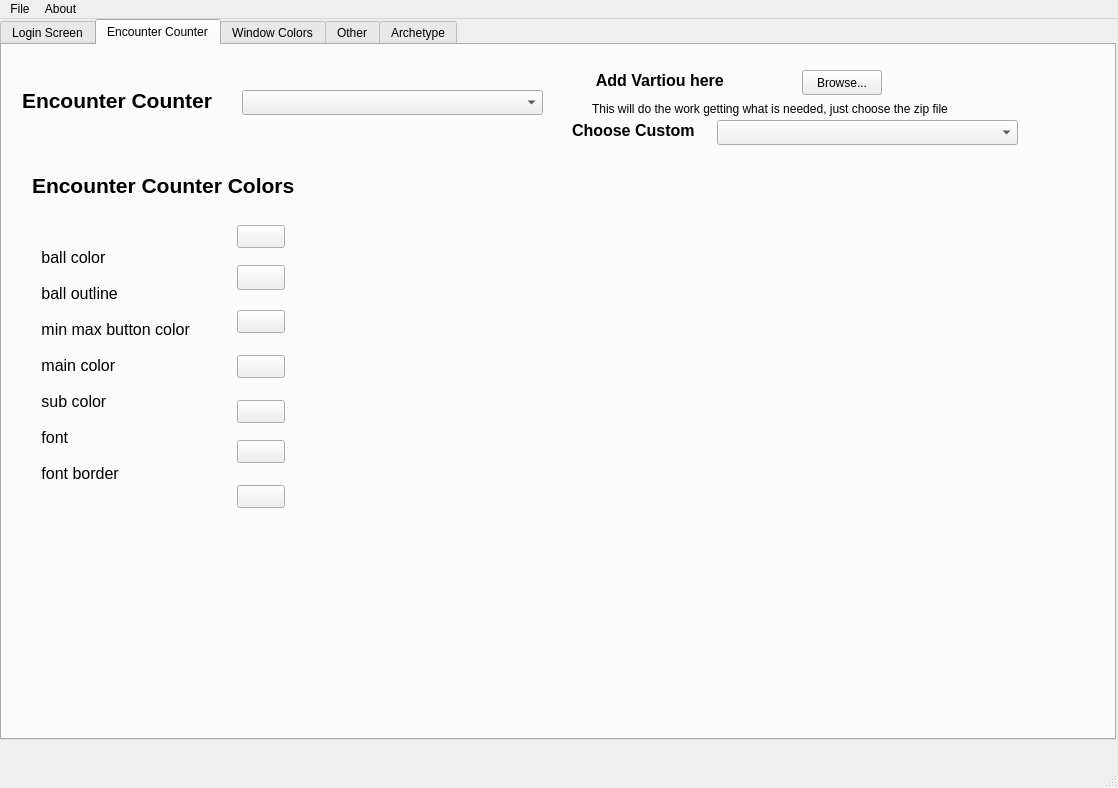
<?xml version="1.0" encoding="UTF-8"?>
<ui version="4.0">
 <class>MainWindow</class>
 <widget class="QMainWindow" name="MainWindow">
  <property name="geometry">
   <rect>
    <x>0</x>
    <y>0</y>
    <width>1118</width>
    <height>788</height>
   </rect>
  </property>
  <property name="windowTitle">
   <string>MainWindow</string>
  </property>
  <widget class="QWidget" name="centralwidget">
   <widget class="QTabWidget" name="tabWidget">
    <property name="geometry">
     <rect>
      <x>0</x>
      <y>0</y>
      <width>1116</width>
      <height>721</height>
     </rect>
    </property>
    <property name="currentIndex">
     <number>1</number>
    </property>
    <widget class="QWidget" name="LoginScreen">
     <attribute name="title">
      <string>Login Screen</string>
     </attribute>
     <widget class="QFrame" name="unovaLoginOptions">
      <property name="geometry">
       <rect>
        <x>5</x>
        <y>415</y>
        <width>340</width>
        <height>261</height>
       </rect>
      </property>
      <property name="frameShape">
       <enum>QFrame::NoFrame</enum>
      </property>
      <widget class="QLabel" name="label_8">
       <property name="geometry">
        <rect>
         <x>20</x>
         <y>65</y>
         <width>181</width>
         <height>201</height>
        </rect>
       </property>
       <property name="font">
        <font>
         <pointsize>12</pointsize>
        </font>
       </property>
       <property name="text">
        <string>reshiram color

reshiram aura

zekrom color

zekrom aura</string>
       </property>
      </widget>
      <widget class="QLabel" name="label_9">
       <property name="geometry">
        <rect>
         <x>15</x>
         <y>15</y>
         <width>311</width>
         <height>41</height>
        </rect>
       </property>
       <property name="font">
        <font>
         <pointsize>16</pointsize>
         <weight>75</weight>
         <bold>true</bold>
        </font>
       </property>
       <property name="text">
        <string>Unova Login Screen Options</string>
       </property>
      </widget>
      <widget class="KColorButton" name="zekromColor">
       <property name="geometry">
        <rect>
         <x>150</x>
         <y>175</y>
         <width>48</width>
         <height>23</height>
        </rect>
       </property>
      </widget>
      <widget class="KColorButton" name="reshiramColor">
       <property name="geometry">
        <rect>
         <x>150</x>
         <y>90</y>
         <width>48</width>
         <height>23</height>
        </rect>
       </property>
      </widget>
      <widget class="KColorButton" name="zekromAura">
       <property name="geometry">
        <rect>
         <x>150</x>
         <y>220</y>
         <width>48</width>
         <height>23</height>
        </rect>
       </property>
      </widget>
      <widget class="KColorButton" name="reshiramAura">
       <property name="geometry">
        <rect>
         <x>150</x>
         <y>130</y>
         <width>48</width>
         <height>25</height>
        </rect>
       </property>
      </widget>
     </widget>
     <widget class="QFrame" name="addOwnLogin">
      <property name="geometry">
       <rect>
        <x>5</x>
        <y>15</y>
        <width>436</width>
        <height>66</height>
       </rect>
      </property>
      <property name="frameShape">
       <enum>QFrame::NoFrame</enum>
      </property>
      <widget class="QLabel" name="label_2">
       <property name="geometry">
        <rect>
         <x>4</x>
         <y>15</y>
         <width>241</width>
         <height>30</height>
        </rect>
       </property>
       <property name="font">
        <font>
         <pointsize>12</pointsize>
         <weight>75</weight>
         <bold>true</bold>
        </font>
       </property>
       <property name="text">
        <string>Add Your Own Login Screen</string>
       </property>
      </widget>
      <widget class="QPushButton" name="loginBrowse">
       <property name="geometry">
        <rect>
         <x>235</x>
         <y>20</y>
         <width>80</width>
         <height>25</height>
        </rect>
       </property>
       <property name="text">
        <string>Browse...</string>
       </property>
      </widget>
     </widget>
     <widget class="QFrame" name="chooseLogin">
      <property name="geometry">
       <rect>
        <x>5</x>
        <y>90</y>
        <width>340</width>
        <height>320</height>
       </rect>
      </property>
      <property name="frameShape">
       <enum>QFrame::NoFrame</enum>
      </property>
      <widget class="QComboBox" name="loginDrop">
       <property name="geometry">
        <rect>
         <x>15</x>
         <y>35</y>
         <width>301</width>
         <height>25</height>
        </rect>
       </property>
      </widget>
      <widget class="QLabel" name="label">
       <property name="geometry">
        <rect>
         <x>60</x>
         <y>-10</y>
         <width>226</width>
         <height>51</height>
        </rect>
       </property>
       <property name="font">
        <font>
         <pointsize>16</pointsize>
         <weight>75</weight>
         <bold>true</bold>
        </font>
       </property>
       <property name="text">
        <string>Choose Login Screen</string>
       </property>
      </widget>
     </widget>
     <widget class="QFrame" name="loginPreviewFrame">
      <property name="geometry">
       <rect>
        <x>360</x>
        <y>170</y>
        <width>731</width>
        <height>506</height>
       </rect>
      </property>
      <property name="frameShape">
       <enum>QFrame::NoFrame</enum>
      </property>
      <widget class="QWidget" name="loginPreview" native="true">
       <property name="geometry">
        <rect>
         <x>5</x>
         <y>5</y>
         <width>721</width>
         <height>496</height>
        </rect>
       </property>
      </widget>
     </widget>
    </widget>
    <widget class="QWidget" name="EncounterCounter">
     <attribute name="title">
      <string>Encounter Counter</string>
     </attribute>
     <widget class="QFrame" name="counterColorFrame">
      <property name="geometry">
       <rect>
        <x>15</x>
        <y>105</y>
        <width>306</width>
        <height>391</height>
       </rect>
      </property>
      <property name="frameShape">
       <enum>QFrame::NoFrame</enum>
      </property>
      <widget class="KColorButton" name="ballColor">
       <property name="geometry">
        <rect>
         <x>220</x>
         <y>75</y>
         <width>48</width>
         <height>23</height>
        </rect>
       </property>
      </widget>
      <widget class="KColorButton" name="mainColor">
       <property name="geometry">
        <rect>
         <x>220</x>
         <y>205</y>
         <width>48</width>
         <height>23</height>
        </rect>
       </property>
      </widget>
      <widget class="KColorButton" name="fontColor">
       <property name="geometry">
        <rect>
         <x>220</x>
         <y>290</y>
         <width>48</width>
         <height>23</height>
        </rect>
       </property>
      </widget>
      <widget class="QLabel" name="label_6">
       <property name="geometry">
        <rect>
         <x>15</x>
         <y>15</y>
         <width>311</width>
         <height>41</height>
        </rect>
       </property>
       <property name="font">
        <font>
         <pointsize>16</pointsize>
         <weight>75</weight>
         <bold>true</bold>
        </font>
       </property>
       <property name="text">
        <string>Encounter Counter Colors</string>
       </property>
      </widget>
      <widget class="KColorButton" name="minMaxButtonColor">
       <property name="geometry">
        <rect>
         <x>220</x>
         <y>160</y>
         <width>48</width>
         <height>23</height>
        </rect>
       </property>
      </widget>
      <widget class="KColorButton" name="ballOutline">
       <property name="geometry">
        <rect>
         <x>220</x>
         <y>115</y>
         <width>48</width>
         <height>25</height>
        </rect>
       </property>
      </widget>
      <widget class="KColorButton" name="subColor">
       <property name="geometry">
        <rect>
         <x>220</x>
         <y>250</y>
         <width>48</width>
         <height>23</height>
        </rect>
       </property>
      </widget>
      <widget class="QLabel" name="label_7">
       <property name="geometry">
        <rect>
         <x>20</x>
         <y>35</y>
         <width>181</width>
         <height>361</height>
        </rect>
       </property>
       <property name="font">
        <font>
         <pointsize>12</pointsize>
        </font>
       </property>
       <property name="text">
        <string> ball color

 ball outline

 min max button color

 main color

 sub color

 font

 font border</string>
       </property>
      </widget>
      <widget class="KColorButton" name="fontBorder">
       <property name="geometry">
        <rect>
         <x>220</x>
         <y>335</y>
         <width>48</width>
         <height>23</height>
        </rect>
       </property>
      </widget>
     </widget>
     <widget class="QFrame" name="counterSelectorFrame">
      <property name="geometry">
       <rect>
        <x>15</x>
        <y>20</y>
        <width>531</width>
        <height>80</height>
       </rect>
      </property>
      <property name="frameShape">
       <enum>QFrame::NoFrame</enum>
      </property>
      <widget class="QComboBox" name="counterDrop">
       <property name="geometry">
        <rect>
         <x>225</x>
         <y>25</y>
         <width>301</width>
         <height>25</height>
        </rect>
       </property>
      </widget>
      <widget class="QLabel" name="label_5">
       <property name="geometry">
        <rect>
         <x>5</x>
         <y>5</y>
         <width>211</width>
         <height>61</height>
        </rect>
       </property>
       <property name="font">
        <font>
         <pointsize>16</pointsize>
         <weight>75</weight>
         <bold>true</bold>
        </font>
       </property>
       <property name="text">
        <string>Encounter Counter</string>
       </property>
      </widget>
     </widget>
     <widget class="QFrame" name="counterPreviewFrame">
      <property name="geometry">
       <rect>
        <x>345</x>
        <y>125</y>
        <width>731</width>
        <height>506</height>
       </rect>
      </property>
      <property name="frameShape">
       <enum>QFrame::NoFrame</enum>
      </property>
      <widget class="QWidget" name="counterPreview" native="true">
       <property name="geometry">
        <rect>
         <x>5</x>
         <y>5</y>
         <width>721</width>
         <height>496</height>
        </rect>
       </property>
      </widget>
     </widget>
     <widget class="QFrame" name="addOwnVaritou">
      <property name="geometry">
       <rect>
        <x>565</x>
        <y>20</y>
        <width>456</width>
        <height>86</height>
       </rect>
      </property>
      <property name="frameShape">
       <enum>QFrame::NoFrame</enum>
      </property>
      <widget class="QLabel" name="label_3">
       <property name="geometry">
        <rect>
         <x>25</x>
         <y>0</y>
         <width>211</width>
         <height>30</height>
        </rect>
       </property>
       <property name="font">
        <font>
         <pointsize>12</pointsize>
         <weight>75</weight>
         <bold>true</bold>
        </font>
       </property>
       <property name="text">
        <string> Add Vartiou here</string>
       </property>
      </widget>
      <widget class="QPushButton" name="varitouBrowse">
       <property name="geometry">
        <rect>
         <x>235</x>
         <y>5</y>
         <width>80</width>
         <height>25</height>
        </rect>
       </property>
       <property name="text">
        <string>Browse...</string>
       </property>
      </widget>
      <widget class="QLabel" name="label_16">
       <property name="geometry">
        <rect>
         <x>25</x>
         <y>35</y>
         <width>386</width>
         <height>17</height>
        </rect>
       </property>
       <property name="text">
        <string>This will do the work getting what is needed, just choose the zip file</string>
       </property>
      </widget>
      <widget class="QComboBox" name="customDrop">
       <property name="geometry">
        <rect>
         <x>150</x>
         <y>55</y>
         <width>301</width>
         <height>25</height>
        </rect>
       </property>
      </widget>
      <widget class="QLabel" name="label_18">
       <property name="geometry">
        <rect>
         <x>5</x>
         <y>50</y>
         <width>141</width>
         <height>30</height>
        </rect>
       </property>
       <property name="font">
        <font>
         <pointsize>12</pointsize>
         <weight>75</weight>
         <bold>true</bold>
        </font>
       </property>
       <property name="text">
        <string>Choose Custom</string>
       </property>
      </widget>
     </widget>
    </widget>
    <widget class="QWidget" name="WindowColors">
     <attribute name="title">
      <string>Window Colors</string>
     </attribute>
     <widget class="QFrame" name="windowPreviewFrame">
      <property name="geometry">
       <rect>
        <x>15</x>
        <y>25</y>
        <width>829</width>
        <height>653</height>
       </rect>
      </property>
      <property name="frameShape">
       <enum>QFrame::NoFrame</enum>
      </property>
      <widget class="QWidget" name="windowPreview" native="true">
       <property name="geometry">
        <rect>
         <x>5</x>
         <y>5</y>
         <width>805</width>
         <height>577</height>
        </rect>
       </property>
       <widget class="QLabel" name="label_19">
        <property name="geometry">
         <rect>
          <x>42</x>
          <y>164</y>
          <width>717</width>
          <height>61</height>
         </rect>
        </property>
        <property name="font">
         <font>
          <pointsize>10</pointsize>
         </font>
        </property>
        <property name="text">
         <string> Modest    20        11    16    23    27    $5,000    Just now    28 days    Buy</string>
        </property>
       </widget>
      </widget>
      <widget class="QWidget" name="hpBar" native="true">
       <property name="geometry">
        <rect>
         <x>7</x>
         <y>592</y>
         <width>297</width>
         <height>63</height>
        </rect>
       </property>
      </widget>
      <widget class="QWidget" name="BerryPreview" native="true">
       <property name="geometry">
        <rect>
         <x>347</x>
         <y>592</y>
         <width>307</width>
         <height>57</height>
        </rect>
       </property>
      </widget>
     </widget>
     <widget class="QFrame" name="MainWindowFrame">
      <property name="geometry">
       <rect>
        <x>868</x>
        <y>10</y>
        <width>233</width>
        <height>677</height>
       </rect>
      </property>
      <property name="frameShape">
       <enum>QFrame::NoFrame</enum>
      </property>
      <widget class="KColorButton" name="accentColorW">
       <property name="geometry">
        <rect>
         <x>158</x>
         <y>151</y>
         <width>48</width>
         <height>23</height>
        </rect>
       </property>
      </widget>
      <widget class="KColorButton" name="subColorW">
       <property name="geometry">
        <rect>
         <x>158</x>
         <y>93</y>
         <width>48</width>
         <height>25</height>
        </rect>
       </property>
      </widget>
      <widget class="KColorButton" name="mainColorW">
       <property name="geometry">
        <rect>
         <x>158</x>
         <y>66</y>
         <width>48</width>
         <height>23</height>
        </rect>
       </property>
      </widget>
      <widget class="QLabel" name="label_11">
       <property name="geometry">
        <rect>
         <x>8</x>
         <y>171</y>
         <width>101</width>
         <height>146</height>
        </rect>
       </property>
       <property name="font">
        <font>
         <pointsize>16</pointsize>
        </font>
       </property>
       <property name="text">
        <string>hp high 
hp mid
hp low
xp
friendship</string>
       </property>
      </widget>
      <widget class="KColorButton" name="fontButtonW">
       <property name="geometry">
        <rect>
         <x>158</x>
         <y>378</y>
         <width>48</width>
         <height>23</height>
        </rect>
       </property>
      </widget>
      <widget class="QLabel" name="label_10">
       <property name="geometry">
        <rect>
         <x>8</x>
         <y>56</y>
         <width>81</width>
         <height>121</height>
        </rect>
       </property>
       <property name="font">
        <font>
         <pointsize>16</pointsize>
        </font>
       </property>
       <property name="text">
        <string>main
sub
button
accent</string>
       </property>
      </widget>
      <widget class="QLabel" name="label_4">
       <property name="geometry">
        <rect>
         <x>8</x>
         <y>319</y>
         <width>146</width>
         <height>137</height>
        </rect>
       </property>
       <property name="font">
        <font>
         <pointsize>16</pointsize>
        </font>
       </property>
       <property name="text">
        <string>font main
font sub
font button
font disabled
Icon</string>
       </property>
      </widget>
      <widget class="KColorButton" name="buttonColorW">
       <property name="geometry">
        <rect>
         <x>158</x>
         <y>123</y>
         <width>48</width>
         <height>23</height>
        </rect>
       </property>
      </widget>
      <widget class="KColorButton" name="fontSubW">
       <property name="geometry">
        <rect>
         <x>158</x>
         <y>348</y>
         <width>48</width>
         <height>25</height>
        </rect>
       </property>
      </widget>
      <widget class="KColorButton" name="fontDisabledColorW">
       <property name="geometry">
        <rect>
         <x>158</x>
         <y>406</y>
         <width>48</width>
         <height>23</height>
        </rect>
       </property>
      </widget>
      <widget class="KColorButton" name="xpColorW">
       <property name="geometry">
        <rect>
         <x>158</x>
         <y>263</y>
         <width>48</width>
         <height>23</height>
        </rect>
       </property>
      </widget>
      <widget class="KColorButton" name="friendshipColorW">
       <property name="geometry">
        <rect>
         <x>158</x>
         <y>292</y>
         <width>48</width>
         <height>23</height>
        </rect>
       </property>
      </widget>
      <widget class="KColorButton" name="fontMainW">
       <property name="geometry">
        <rect>
         <x>158</x>
         <y>320</y>
         <width>48</width>
         <height>23</height>
        </rect>
       </property>
      </widget>
      <widget class="KColorButton" name="hpHighW">
       <property name="geometry">
        <rect>
         <x>158</x>
         <y>179</y>
         <width>48</width>
         <height>23</height>
        </rect>
       </property>
      </widget>
      <widget class="KColorButton" name="hpLowW">
       <property name="geometry">
        <rect>
         <x>158</x>
         <y>233</y>
         <width>48</width>
         <height>25</height>
        </rect>
       </property>
      </widget>
      <widget class="KColorButton" name="hpMidW">
       <property name="geometry">
        <rect>
         <x>158</x>
         <y>206</y>
         <width>48</width>
         <height>23</height>
        </rect>
       </property>
      </widget>
      <widget class="QLabel" name="label_13">
       <property name="geometry">
        <rect>
         <x>46</x>
         <y>1</y>
         <width>155</width>
         <height>61</height>
        </rect>
       </property>
       <property name="font">
        <font>
         <pointsize>16</pointsize>
         <weight>75</weight>
         <bold>true</bold>
        </font>
       </property>
       <property name="text">
        <string>Main Window</string>
       </property>
      </widget>
      <widget class="KColorButton" name="subColorW_2">
       <property name="geometry">
        <rect>
         <x>158</x>
         <y>546</y>
         <width>48</width>
         <height>25</height>
        </rect>
       </property>
      </widget>
      <widget class="QLabel" name="label_14">
       <property name="geometry">
        <rect>
         <x>-2</x>
         <y>464</y>
         <width>230</width>
         <height>61</height>
        </rect>
       </property>
       <property name="font">
        <font>
         <pointsize>16</pointsize>
         <weight>75</weight>
         <bold>true</bold>
        </font>
       </property>
       <property name="text">
        <string>Berry Watering Colors</string>
       </property>
      </widget>
      <widget class="KColorButton" name="mainColorW_2">
       <property name="geometry">
        <rect>
         <x>158</x>
         <y>518</y>
         <width>48</width>
         <height>23</height>
        </rect>
       </property>
      </widget>
      <widget class="KColorButton" name="buttonColorW_2">
       <property name="geometry">
        <rect>
         <x>158</x>
         <y>576</y>
         <width>48</width>
         <height>23</height>
        </rect>
       </property>
      </widget>
      <widget class="QLabel" name="label_12">
       <property name="geometry">
        <rect>
         <x>8</x>
         <y>515</y>
         <width>143</width>
         <height>139</height>
        </rect>
       </property>
       <property name="font">
        <font>
         <pointsize>16</pointsize>
        </font>
       </property>
       <property name="text">
        <string>waterbg
waterw
berryp
berrywarn
berrydisabled</string>
       </property>
      </widget>
      <widget class="KColorButton" name="accentColorW_2">
       <property name="geometry">
        <rect>
         <x>158</x>
         <y>604</y>
         <width>48</width>
         <height>23</height>
        </rect>
       </property>
      </widget>
      <widget class="KColorButton" name="fontDisabledColorW_2">
       <property name="geometry">
        <rect>
         <x>158</x>
         <y>434</y>
         <width>48</width>
         <height>23</height>
        </rect>
       </property>
      </widget>
      <widget class="KColorButton" name="accentColorW_3">
       <property name="geometry">
        <rect>
         <x>158</x>
         <y>632</y>
         <width>48</width>
         <height>23</height>
        </rect>
       </property>
      </widget>
      <zorder>label_12</zorder>
      <zorder>label_11</zorder>
      <zorder>label_4</zorder>
      <zorder>label_10</zorder>
      <zorder>accentColorW</zorder>
      <zorder>subColorW</zorder>
      <zorder>mainColorW</zorder>
      <zorder>fontButtonW</zorder>
      <zorder>buttonColorW</zorder>
      <zorder>fontSubW</zorder>
      <zorder>fontDisabledColorW</zorder>
      <zorder>xpColorW</zorder>
      <zorder>friendshipColorW</zorder>
      <zorder>fontMainW</zorder>
      <zorder>hpHighW</zorder>
      <zorder>hpLowW</zorder>
      <zorder>hpMidW</zorder>
      <zorder>label_13</zorder>
      <zorder>subColorW_2</zorder>
      <zorder>label_14</zorder>
      <zorder>mainColorW_2</zorder>
      <zorder>buttonColorW_2</zorder>
      <zorder>accentColorW_2</zorder>
      <zorder>fontDisabledColorW_2</zorder>
      <zorder>accentColorW_3</zorder>
     </widget>
    </widget>
    <widget class="QWidget" name="OtherScreen">
     <attribute name="title">
      <string>Other</string>
     </attribute>
     <widget class="QFrame" name="cursoFrame">
      <property name="geometry">
       <rect>
        <x>10</x>
        <y>30</y>
        <width>561</width>
        <height>121</height>
       </rect>
      </property>
      <property name="frameShape">
       <enum>QFrame::NoFrame</enum>
      </property>
      <widget class="QComboBox" name="cursorDrop">
       <property name="geometry">
        <rect>
         <x>225</x>
         <y>25</y>
         <width>301</width>
         <height>25</height>
        </rect>
       </property>
      </widget>
      <widget class="QLabel" name="label_15">
       <property name="geometry">
        <rect>
         <x>5</x>
         <y>5</y>
         <width>211</width>
         <height>61</height>
        </rect>
       </property>
       <property name="font">
        <font>
         <pointsize>16</pointsize>
         <weight>75</weight>
         <bold>true</bold>
        </font>
       </property>
       <property name="text">
        <string>Cursor Type</string>
       </property>
      </widget>
      <widget class="QPushButton" name="cursorBrowse">
       <property name="geometry">
        <rect>
         <x>435</x>
         <y>70</y>
         <width>80</width>
         <height>25</height>
        </rect>
       </property>
       <property name="text">
        <string>Browse...</string>
       </property>
      </widget>
      <widget class="QLabel" name="label_17">
       <property name="geometry">
        <rect>
         <x>195</x>
         <y>65</y>
         <width>241</width>
         <height>30</height>
        </rect>
       </property>
       <property name="font">
        <font>
         <pointsize>12</pointsize>
         <weight>75</weight>
         <bold>true</bold>
        </font>
       </property>
       <property name="text">
        <string>Add Custom Cursor</string>
       </property>
      </widget>
     </widget>
     <widget class="QFrame" name="cursorPreviewFrame">
      <property name="geometry">
       <rect>
        <x>680</x>
        <y>10</y>
        <width>321</width>
        <height>166</height>
       </rect>
      </property>
      <property name="frameShape">
       <enum>QFrame::NoFrame</enum>
      </property>
      <widget class="QWidget" name="cursorPreview" native="true">
       <property name="geometry">
        <rect>
         <x>5</x>
         <y>5</y>
         <width>310</width>
         <height>155</height>
        </rect>
       </property>
      </widget>
     </widget>
     <widget class="QFrame" name="iconFrame">
      <property name="geometry">
       <rect>
        <x>10</x>
        <y>225</y>
        <width>561</width>
        <height>80</height>
       </rect>
      </property>
      <property name="frameShape">
       <enum>QFrame::NoFrame</enum>
      </property>
      <widget class="QComboBox" name="iconDrop">
       <property name="geometry">
        <rect>
         <x>225</x>
         <y>25</y>
         <width>301</width>
         <height>25</height>
        </rect>
       </property>
       <item>
        <property name="text">
         <string>Round</string>
        </property>
       </item>
       <item>
        <property name="text">
         <string>Sharp</string>
        </property>
       </item>
      </widget>
      <widget class="QLabel" name="label_20">
       <property name="geometry">
        <rect>
         <x>5</x>
         <y>5</y>
         <width>211</width>
         <height>61</height>
        </rect>
       </property>
       <property name="font">
        <font>
         <pointsize>16</pointsize>
         <weight>75</weight>
         <bold>true</bold>
        </font>
       </property>
       <property name="text">
        <string>Icon Type</string>
       </property>
      </widget>
     </widget>
     <widget class="QFrame" name="speechBubblesFrame">
      <property name="geometry">
       <rect>
        <x>10</x>
        <y>385</y>
        <width>561</width>
        <height>121</height>
       </rect>
      </property>
      <property name="frameShape">
       <enum>QFrame::NoFrame</enum>
      </property>
      <widget class="QComboBox" name="speechDrop">
       <property name="geometry">
        <rect>
         <x>225</x>
         <y>25</y>
         <width>301</width>
         <height>25</height>
        </rect>
       </property>
      </widget>
      <widget class="QLabel" name="label_23">
       <property name="geometry">
        <rect>
         <x>5</x>
         <y>5</y>
         <width>211</width>
         <height>61</height>
        </rect>
       </property>
       <property name="font">
        <font>
         <pointsize>16</pointsize>
         <weight>75</weight>
         <bold>true</bold>
        </font>
       </property>
       <property name="text">
        <string>Speech Bubbles</string>
       </property>
      </widget>
      <widget class="QPushButton" name="speechBrowse">
       <property name="geometry">
        <rect>
         <x>435</x>
         <y>70</y>
         <width>80</width>
         <height>25</height>
        </rect>
       </property>
       <property name="text">
        <string>Browse...</string>
       </property>
      </widget>
      <widget class="QLabel" name="label_24">
       <property name="geometry">
        <rect>
         <x>195</x>
         <y>65</y>
         <width>241</width>
         <height>30</height>
        </rect>
       </property>
       <property name="font">
        <font>
         <pointsize>12</pointsize>
         <weight>75</weight>
         <bold>true</bold>
        </font>
       </property>
       <property name="text">
        <string>Add Custom Speech Bubbles</string>
       </property>
      </widget>
     </widget>
     <widget class="QFrame" name="speechBubblePreviewFrame">
      <property name="geometry">
       <rect>
        <x>680</x>
        <y>365</y>
        <width>321</width>
        <height>166</height>
       </rect>
      </property>
      <property name="frameShape">
       <enum>QFrame::NoFrame</enum>
      </property>
      <widget class="QWidget" name="speechBubblePreview" native="true">
       <property name="geometry">
        <rect>
         <x>5</x>
         <y>5</y>
         <width>310</width>
         <height>155</height>
        </rect>
       </property>
      </widget>
     </widget>
    </widget>
    <widget class="QWidget" name="Archetype">
     <attribute name="title">
      <string>Archetype</string>
     </attribute>
     <widget class="QFrame" name="GetArchtype">
      <property name="geometry">
       <rect>
        <x>40</x>
        <y>80</y>
        <width>1011</width>
        <height>596</height>
       </rect>
      </property>
      <property name="frameShape">
       <enum>QFrame::NoFrame</enum>
      </property>
      <widget class="QLabel" name="label_25">
       <property name="geometry">
        <rect>
         <x>5</x>
         <y>5</y>
         <width>236</width>
         <height>61</height>
        </rect>
       </property>
       <property name="font">
        <font>
         <pointsize>16</pointsize>
         <weight>75</weight>
         <bold>true</bold>
        </font>
       </property>
       <property name="text">
        <string>Get/Update Archetype</string>
       </property>
      </widget>
      <widget class="QPushButton" name="downloadArch">
       <property name="geometry">
        <rect>
         <x>245</x>
         <y>15</y>
         <width>281</width>
         <height>46</height>
        </rect>
       </property>
       <property name="font">
        <font>
         <pointsize>16</pointsize>
         <weight>75</weight>
         <bold>true</bold>
        </font>
       </property>
       <property name="text">
        <string>Download</string>
       </property>
      </widget>
      <widget class="QLabel" name="label_26">
       <property name="geometry">
        <rect>
         <x>5</x>
         <y>70</y>
         <width>210</width>
         <height>61</height>
        </rect>
       </property>
       <property name="font">
        <font>
         <pointsize>16</pointsize>
         <weight>75</weight>
         <bold>true</bold>
        </font>
       </property>
       <property name="text">
        <string>Save Config</string>
       </property>
      </widget>
      <widget class="QPushButton" name="saveConfig">
       <property name="geometry">
        <rect>
         <x>245</x>
         <y>80</y>
         <width>280</width>
         <height>46</height>
        </rect>
       </property>
       <property name="font">
        <font>
         <pointsize>16</pointsize>
         <weight>75</weight>
         <bold>true</bold>
        </font>
       </property>
       <property name="text">
        <string>Save</string>
       </property>
      </widget>
      <widget class="QPushButton" name="loadConfig">
       <property name="geometry">
        <rect>
         <x>245</x>
         <y>140</y>
         <width>280</width>
         <height>46</height>
        </rect>
       </property>
       <property name="font">
        <font>
         <pointsize>16</pointsize>
         <weight>75</weight>
         <bold>true</bold>
        </font>
       </property>
       <property name="text">
        <string>Load</string>
       </property>
      </widget>
      <widget class="QLabel" name="label_27">
       <property name="geometry">
        <rect>
         <x>5</x>
         <y>130</y>
         <width>210</width>
         <height>61</height>
        </rect>
       </property>
       <property name="font">
        <font>
         <pointsize>16</pointsize>
         <weight>75</weight>
         <bold>true</bold>
        </font>
       </property>
       <property name="text">
        <string>Load Config</string>
       </property>
      </widget>
      <widget class="QPushButton" name="completeMod">
       <property name="geometry">
        <rect>
         <x>595</x>
         <y>70</y>
         <width>280</width>
         <height>46</height>
        </rect>
       </property>
       <property name="font">
        <font>
         <pointsize>16</pointsize>
         <weight>75</weight>
         <bold>true</bold>
        </font>
       </property>
       <property name="text">
        <string>Complete</string>
       </property>
      </widget>
      <widget class="QLabel" name="label_28">
       <property name="geometry">
        <rect>
         <x>590</x>
         <y>0</y>
         <width>306</width>
         <height>61</height>
        </rect>
       </property>
       <property name="font">
        <font>
         <pointsize>16</pointsize>
         <weight>75</weight>
         <bold>true</bold>
        </font>
       </property>
       <property name="text">
        <string>Finish and add to Pokemmo</string>
       </property>
      </widget>
      <widget class="QLabel" name="label_29">
       <property name="geometry">
        <rect>
         <x>5</x>
         <y>190</y>
         <width>210</width>
         <height>61</height>
        </rect>
       </property>
       <property name="font">
        <font>
         <pointsize>16</pointsize>
         <weight>75</weight>
         <bold>true</bold>
        </font>
       </property>
       <property name="text">
        <string>Set Game Path</string>
       </property>
      </widget>
      <widget class="QPushButton" name="setGamePath">
       <property name="geometry">
        <rect>
         <x>245</x>
         <y>200</y>
         <width>280</width>
         <height>46</height>
        </rect>
       </property>
       <property name="font">
        <font>
         <pointsize>16</pointsize>
         <weight>75</weight>
         <bold>true</bold>
        </font>
       </property>
       <property name="text">
        <string>Browse</string>
       </property>
      </widget>
      <widget class="QLabel" name="status_label_archetype">
       <property name="geometry">
        <rect>
         <x>72</x>
         <y>358</y>
         <width>537</width>
         <height>143</height>
        </rect>
       </property>
       <property name="text">
        <string>TextLabel</string>
       </property>
      </widget>
     </widget>
    </widget>
   </widget>
  </widget>
  <widget class="QMenuBar" name="menubar">
   <property name="geometry">
    <rect>
     <x>0</x>
     <y>0</y>
     <width>1118</width>
     <height>22</height>
    </rect>
   </property>
   <widget class="QMenu" name="menuFile">
    <property name="title">
     <string>File</string>
    </property>
    <addaction name="actionOptions"/>
    <addaction name="actionLoad"/>
    <addaction name="separator"/>
    <addaction name="actionExit"/>
   </widget>
   <widget class="QMenu" name="menuAbout">
    <property name="title">
     <string>About</string>
    </property>
   </widget>
   <addaction name="menuFile"/>
   <addaction name="menuAbout"/>
  </widget>
  <widget class="QStatusBar" name="statusbar"/>
  <action name="actionOptions">
   <property name="text">
    <string>Save</string>
   </property>
  </action>
  <action name="actionExit">
   <property name="text">
    <string>Exit</string>
   </property>
  </action>
  <action name="actionLoad">
   <property name="text">
    <string>Load</string>
   </property>
  </action>
 </widget>
 <customwidgets>
  <customwidget>
   <class>KColorButton</class>
   <extends>QPushButton</extends>
   <header>kcolorbutton.h</header>
  </customwidget>
 </customwidgets>
 <resources/>
 <connections/>
</ui>
